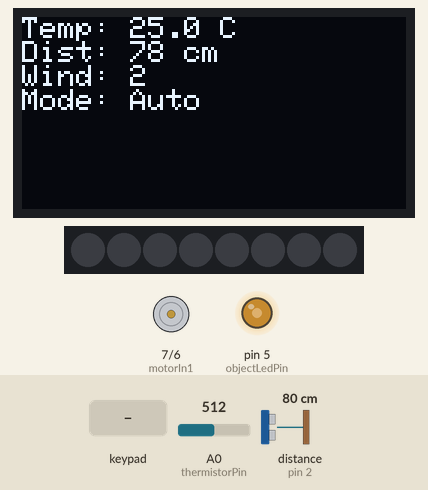
This sketch was run on a simulated Arduino Uno, built with avr-gcc and run on an emulated ATmega328P. Shown: 128×64 one-colour display, 8 RGB LEDs in strip order, left to right, motor-driver pin pairs drawn as motors (green arrow = first pin HIGH = forward, orange = second pin HIGH = backward, longer = more drive), output pins drawn as LEDs (lit = HIGH). Wiring (inferred from the names in the program): ultrasonic range finder: trigger pin 3; echo pin 2. The inputs (shaded band) are chosen by the test bench; at power-on: distance to the obstacle (sensor on pin 2) 80 cm, A0 (thermistorPin) = 512. The echo pulse lasts 58.3 µs per cm; pins used as bus, display or sensor lines are not drawn.

Above: at 0.92 s.
1.3 s: distance to the obstacle (sensor on pin 2) set to 23 cm
At 2.6 s:
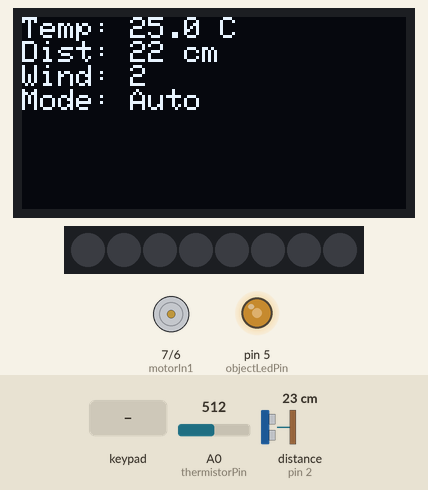
3.0 s: distance to the obstacle (sensor on pin 2) set to 20 cm
At 4.1 s:
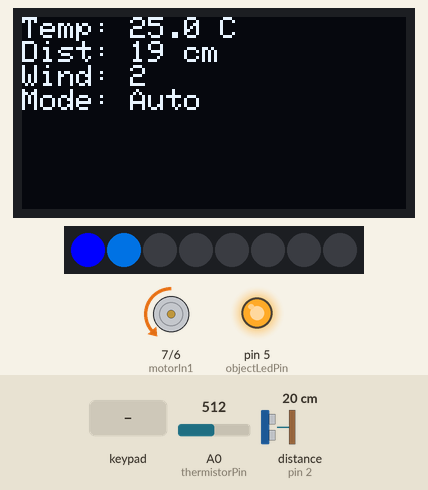
4.6 s: A0 (thermistorPin) set to 716
At 5.6 s:
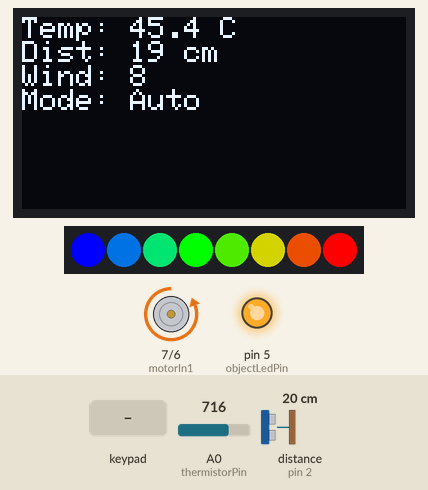
6.2 s: key 'A' pressed
At 7.2 s:
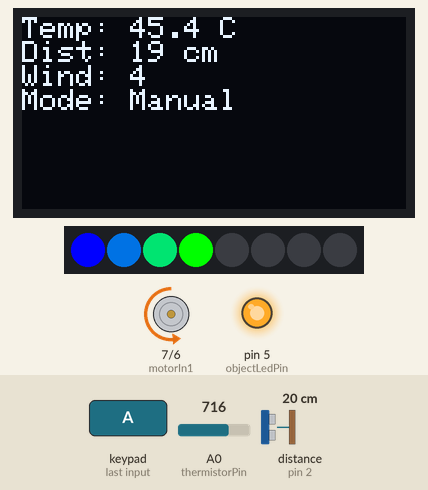
7.9 s: keypad keys 8 9 1 0 1 1 pressed 0.4 s apart
At 11.4 s:
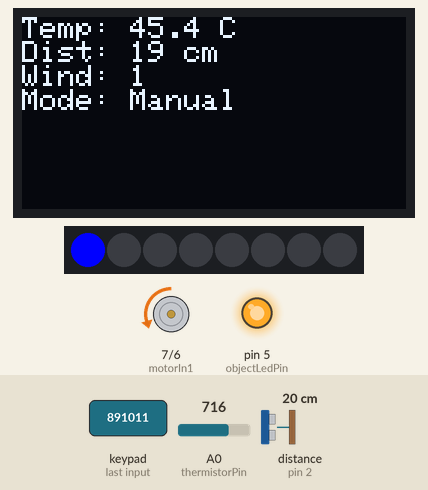
12.3 s: keypad keys 1 3 9 7 2 2 pressed 0.4 s apart
At 16.7 s:
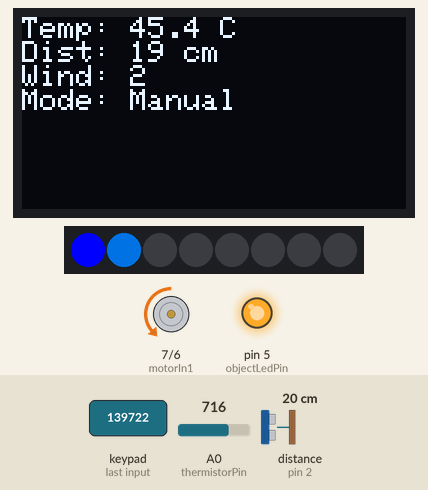
Timing chart, 0 to 17.8 s (numbered marks = the images above; inputs shaded):
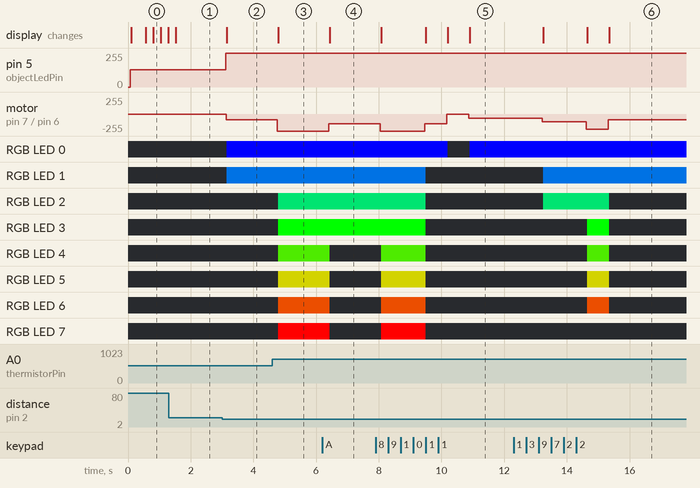

Measured:
- the behaviour switches between 22 and 21 cm on distance to the obstacle (sensor on pin 2) (found by bisection; images 1 and 2)
- after the input at 1.3 s, the display: changes after 0.22 s (image 1)
- after the input at 3.0 s, pin 5 (objectLedPin): 128/255 → 255/255 after 0.13 s; motor on pin 7 (motorIn1) / pin 6 (motorIn2): stopped → backward 87/255 after 0.13 s; RGB LED 0: off → RGB(0, 0, 255) after 0.16 s; RGB LED 1: off → RGB(0, 85, 169) after 0.16 s; the display: changes after 0.16 s (image 2)
- after the input at 4.6 s, motor on pin 7 (motorIn1) / pin 6 (motorIn2): backward 87/255 → backward 255/255 after 0.17 s; RGB LED 2: off → RGB(0, 170, 84) after 0.20 s; RGB LED 3: off → RGB(0, 255, 0) after 0.20 s; RGB LED 4: off → RGB(63, 191, 0) after 0.20 s; RGB LED 5: off → RGB(127, 127, 0) after 0.20 s; the display: changes after 0.20 s (image 3)
- after the input at 6.2 s, motor on pin 7 (motorIn1) / pin 6 (motorIn2): backward 255/255 → backward 143/255 after 0.21 s; RGB LED 4: RGB(63, 191, 0) → off after 0.24 s; RGB LED 5: RGB(127, 127, 0) → off after 0.24 s; RGB LED 6: RGB(191, 63, 0) → off after 0.24 s; RGB LED 7: RGB(255, 0, 0) → off after 0.24 s; the display: changes after 0.24 s (image 4)
- after the input at 7.9 s, motor on pin 7 (motorIn1) / pin 6 (motorIn2): backward 143/255 → backward 255/255 after 0.15 s, → backward 143/255 1.4 s later, → stopped 0.70 s later, → backward 60/255 0.70 s later; RGB LED 0: RGB(0, 0, 255) → off after 2.3 s, → RGB(0, 0, 255) 0.70 s later
- after the input at 12.3 s, motor on pin 7 (motorIn1) / pin 6 (motorIn2): backward 60/255 → backward 115/255 after 0.91 s, → backward 227/255 1.4 s later, → backward 87/255 0.70 s later; RGB LED 1: off → RGB(0, 85, 169) after 0.94 s

The sketch:

sotugyou.ino
```cpp
// 必要なライブラリをインクルード
#include <Adafruit_GFX.h>             // OLED用グラフィックライブラリ
#include <Adafruit_SSD1306.h>         // SSD1306 OLED用ライブラリ
#include <Wire.h>                     // I2C通信ライブラリ
#include <Adafruit_NeoPixel.h>        // WS2812用ライブラリ
#include "Adafruit_Keypad.h"          // Adafruit製キーパッドライブラリ

// ピン設定
const int trigPin = 3;               // 超音波センサーのTrigピン
const int echoPin = 2;               // 超音波センサーのEchoピン
const int thermistorPin = A0;        // サーミスタの接続ピン
const int motorIn1 = 7;              // モーター制御ピン1
const int motorIn2 = 6;              // モーター制御ピン2
const int objectLedPin = 5;          // 単色LED制御ピン
#define LED_PIN     4                // NeoPixel LED制御ピン
#define LED_COUNT   8                // NeoPixel LEDの数

// OLEDディスプレイ設定
#define SCREEN_WIDTH 128             // OLEDの幅
#define SCREEN_HEIGHT 64             // OLEDの高さ
Adafruit_SSD1306 display(SCREEN_WIDTH, SCREEN_HEIGHT, &Wire, -1);  // OLEDインスタンス作成

// NeoPixel LED設定
Adafruit_NeoPixel strip(LED_COUNT, LED_PIN, NEO_GRB + NEO_KHZ800); // NeoPixelインスタンス作成

// キーパッド設定
const byte ROWS = 4;  // 行数
const byte COLS = 4;  // 列数
char keys[ROWS][COLS] = {
  {'1','2','3','A'},
  {'4','5','6','B'},
  {'7','8','9','C'},
  {'*','0','#','D'}
};
byte rowPins[ROWS] = {8, 9, 10, 11};         // キーパッドの行ピン
byte colPins[COLS] = {A1, A2, A3, 12};       // キーパッドの列ピン

// Adafruit_Keypadのインスタンス作成
Adafruit_Keypad keypad = Adafruit_Keypad(makeKeymap(keys), rowPins, colPins, ROWS, COLS);

// 動作設定
const float tempThreshold = 20.0;            // 温度しきい値（℃）
const int objectDistanceThreshold = 20;      // 距離しきい値（cm）
const byte MOTOR_PWM_MIN = 60;               // モーター最低PWM
bool autoMode = true;                        // 自動モード（初期値：true）
byte manualWindLevel = 4;                    // 手動モード時の風力レベル（初期値：4）

// 初期化
void setup() {
  Serial.begin(9600);                        // シリアル通信初期化
  pinMode(trigPin, OUTPUT);
  pinMode(echoPin, INPUT);
  pinMode(motorIn1, OUTPUT);
  pinMode(motorIn2, OUTPUT);
  pinMode(objectLedPin, OUTPUT);

  // OLEDの初期化
  if (!display.begin(SSD1306_SWITCHCAPVCC, 0x3C)) {
    Serial.println("OLED not found");
    while (1);  // OLEDが見つからない場合は停止
  }

  display.clearDisplay();
  display.display();

  strip.begin();  // NeoPixel LED初期化
  strip.show();   // 全消灯

  keypad.begin(); // Adafruitキーパッド初期化
}

// 超音波センサーによる距離の取得
long getDistance() {
  digitalWrite(trigPin, LOW); // クリーンなパルスを送るためにLOWに設定
  delayMicroseconds(2);
  digitalWrite(trigPin, HIGH); // TrigピンをHIGHにして超音波を発信
  delayMicroseconds(10);
  digitalWrite(trigPin, LOW);  // トリガーピンをLOWに戻す
  long duration = pulseIn(echoPin, HIGH, 30000);  // 最大30msまで待機
  if (duration == 0) return 999;  // タイムアウト時は999cm扱い
  return duration * 0.034 / 2;    // 距離の計算
}

// 温度の取得（摂氏）
float getTemperature() {
  int analogValue = analogRead(thermistorPin);
  const int beta = 3950;                   // サーミスタのB定数
  const float resistance = 10000.0;        // 10kΩ
  float r = (1023.0 / analogValue - 1.0) * resistance;  // サーミスタの抵抗値の計算
  float tempK = 1.0 / (log(r / resistance) / beta + 1.0 / 298.15); // 温度の計算（ボルツマン定数）

  return tempK - 273.15;                   // ケルビン → 摂氏
}

// 温度から風力レベル（0〜8）
byte calculateWindLevel(float temp) {
  const float tempMin = 20.0; // 最低温度（20度以下は風力0）
  const float tempMax = 36.0; // 最高温度（36度以上は風力8）
  int level = map(temp * 10, (int)(tempMin * 10), (int)(tempMax * 10), 0, 8);
  return constrain(level, 0, 8);           // 0〜8に制限
}

// モーター回転速度を設定
void setMotorSpeed(byte level, long dist) {
  if (level == 0) {
    analogWrite(motorIn2, 0);  // 停止
  } else {
    if (autoMode && dist > objectDistanceThreshold) {
      analogWrite(motorIn2, 0);  // 自動モードでは距離判定
    } else {
      byte pwm = map(level, 1, 8, MOTOR_PWM_MIN, 255);
      analogWrite(motorIn2, pwm);
    }
  }
  digitalWrite(motorIn1, LOW); // モーターの逆回転を防ぐため常にLOW
}

// モーターが回せるかどうか判定
bool canMotorRun(byte level, long dist) {
  return (level >= 1 && dist <= objectDistanceThreshold);
}

// 風力レベルに応じた色（青→緑→赤）
uint32_t colorGradient(byte level) {
  if (level == 0) return strip.Color(0, 0, 0);  // 消灯

  if (level >= 1 && level <= 4) {
    // 青(0,0,255) → 緑(0,255,0)
    float ratio = (level - 1) / 3.0;
    byte r = 0;
    byte g = 255 * ratio;
    byte b = 255 * (1.0 - ratio);
    return strip.Color(r, g, b);
  } else if (level >= 5 && level <= 8) {
    // 緑(0,255,0) → 赤(255,0,0)
    float ratio = (level - 4) / 4.0;
    byte r = 255 * ratio;
    byte g = 255 * (1.0 - ratio);
    byte b = 0;
    return strip.Color(r, g, b);
  }

  return strip.Color(0, 0, 0); // 念のため
}

// NeoPixel LEDを更新
void updateWindLED(byte level, long dist) {
  strip.clear();  // すべてのLEDを消灯

  if (!autoMode) {
    for (byte i = 0; i < level; i++) {
      strip.setPixelColor(i, colorGradient(i + 1));
    }
    strip.show();
    return;
  }

  if (!canMotorRun(level, dist)) {
    strip.show();
    return;
  }

  for (byte i = 0; i < level; i++) {
    strip.setPixelColor(i, colorGradient(i + 1)); // 風力レベルに応じた色
  }
  strip.show();  // LEDを更新
}

// 単色LEDの明るさ更新
void updateObjectLED(float temp, long dist) {
  bool tempHigh = temp > tempThreshold;            // 温度がしきい値を超えているか
  bool objectNear = dist <= objectDistanceThreshold; // 物体が近いか
  if (tempHigh && objectNear) {
    analogWrite(objectLedPin, 255);  // 高温かつ物体が近ければ明るさ最大
  } else if (tempHigh || objectNear) {
    analogWrite(objectLedPin, 128);  // 温度が高いまたは物体が近い場合は明るさ半分
  } else {
    analogWrite(objectLedPin, 0);    // それ以外は消灯
  }
}

// OLED表示を更新
void updateDisplay(float temp, long dist, byte windLevel) {
  display.clearDisplay();  // 画面をクリア
  display.setTextSize(1);  // フォントサイズを設定
  display.setTextColor(SSD1306_WHITE);  // 文字色を白に設定
  display.setCursor(0, 0); // 画面の左上にカーソルを移動

  // 温度、距離、風力レベル、モードを表示
  display.print("Temp: ");
  display.print(temp, 1);
  display.println(" C");

  display.print("Dist: ");
  display.print(dist);
  display.println(" cm");

  display.print("Wind: ");
  display.println(windLevel);

  display.print("Mode: ");
  display.println(autoMode ? "Auto" : "Manual");

  display.display();  // 画面を更新
}

// メインループ
void loop() {
  keypad.tick();  // キーパッドの状態更新

  // キーパッドのイベントがあれば取得
  while (keypad.available()) {
    keypadEvent evt = keypad.read();  // ← ここを修正（keypad_event → keypadEvent）
    if (evt.bit.EVENT == KEY_JUST_PRESSED) {
      char key = evt.bit.KEY;
      if (key == 'A') {
        autoMode = !autoMode;  // Aキーで自動・手動切り替え
      } else if (!autoMode) {
        if (key >= '1' && key <= '8') {
          manualWindLevel = key - '0';  // 手動風力設定
        } else if (key == '0') {
          manualWindLevel = 0;          // 手動風力停止
        }
      }
    }
  }

  float temp = getTemperature();                  // 温度取得
  long dist = getDistance();                      // 距離取得

  byte windLevel = autoMode ? calculateWindLevel(temp) : manualWindLevel;  // 風力決定

  updateObjectLED(temp, dist);                    // 単色LED更新
  updateWindLED(windLevel, dist);                 // NeoPixel更新
  setMotorSpeed(windLevel, dist);                 // モーター制御
  updateDisplay(temp, dist, windLevel);           // OLED表示更新

  delay(200);  // 更新間隔
}
```
